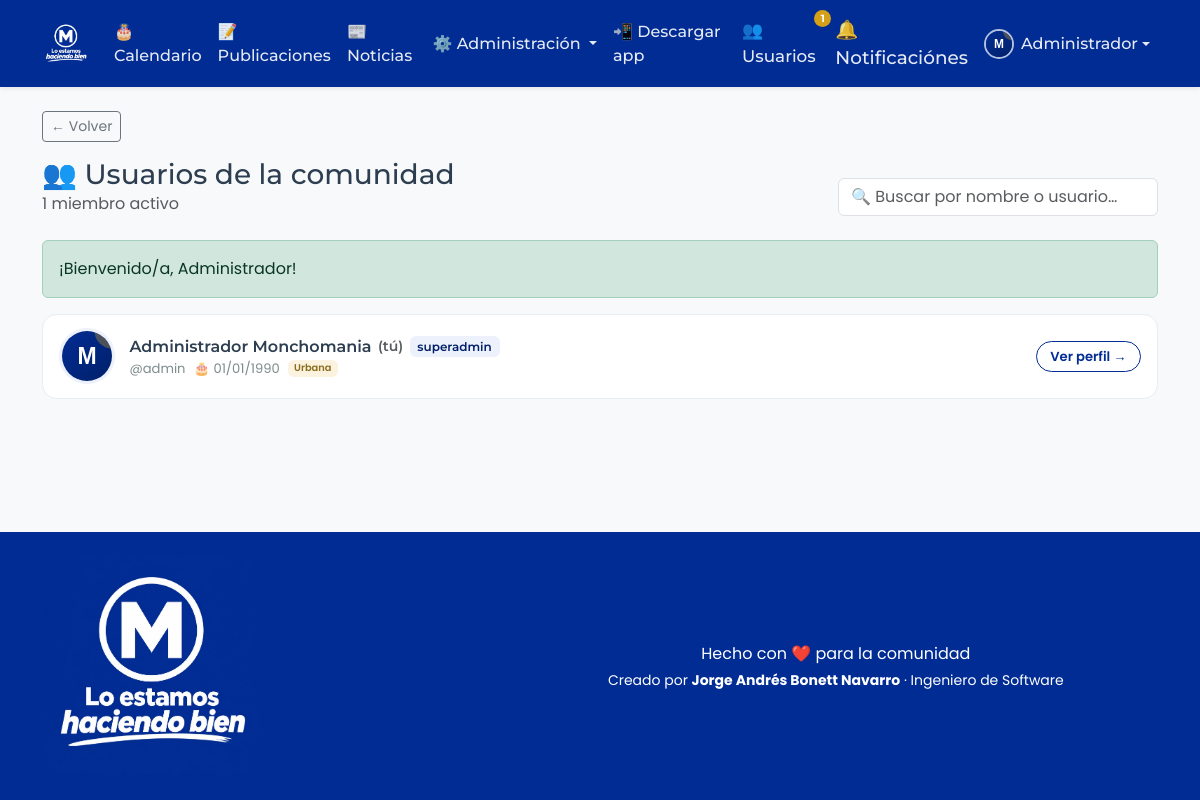
The app's page /modules/users/index.php (signed in) with its own data.
### tables this page shows
CREATE TABLE `usuarios` (
  `id`               INT UNSIGNED NOT NULL AUTO_INCREMENT,
  `id_rol`           INT UNSIGNED NOT NULL DEFAULT 2,
  `usuario`          VARCHAR(50)  NOT NULL COMMENT 'Nombre de usuario para iniciar sesión',
  `nombre`           VARCHAR(80)  NOT NULL,
  `apellidos`        VARCHAR(120) NOT NULL,
  `fecha_nacimiento` DATE         NOT NULL,
  `direccion`        VARCHAR(255) DEFAULT NULL,
  `barrio`           VARCHAR(120) DEFAULT NULL,
  `zona`             ENUM('Urbana','Vereda') NOT NULL DEFAULT 'Urbana',
  `foto`             VARCHAR(255) DEFAULT NULL COMMENT 'Ruta relativa de la imagen de perfil',
  `email`            VARCHAR(160) DEFAULT NULL,
  `password`         VARCHAR(255) NOT NULL COMMENT 'Hash generado con password_hash()',
  `estado`           TINYINT(1)   NOT NULL DEFAULT 1 COMMENT '1=Activo, 2=Inactivo',
  `creado_en`        TIMESTAMP    NOT NULL DEFAULT CURRENT_TIMESTAMP,
  PRIMARY KEY (`id`),
  UNIQUE KEY `uq_usuarios_usuario` (`usuario`),
  UNIQUE KEY `uq_usuarios_email` (`email`),
  KEY `idx_usuarios_rol` (`id_rol`),
  KEY `idx_usuarios_nacimiento` (`fecha_nacimiento`),
  CONSTRAINT `fk_usuarios_rol` FOREIGN KEY (`id_rol`)
    REFERENCES `roles` (`id`) ON UPDATE CASCADE ON DELETE RESTRICT
);

CREATE TABLE `roles` (
  `id`         INT UNSIGNED NOT NULL AUTO_INCREMENT,
  `nombre_rol` VARCHAR(50)  NOT NULL COMMENT 'superadmin | usuario',
  `creado_en`  TIMESTAMP    NOT NULL DEFAULT CURRENT_TIMESTAMP,
  PRIMARY KEY (`id`),
  UNIQUE KEY `uq_roles_nombre` (`nombre_rol`)
);

### config/database.php (called while the page is built, shortened)
<?php
class Database
{
    private static $instance = null;
    public static function connection(): PDO
    {
        if (self::$instance === null) {
            $host = $_ENV['DB_HOST'] ?? 'localhost';
            $port = $_ENV['DB_PORT'] ?? '3306';
            $name = $_ENV['DB_NAME'] ?? 'monchomania';
            $user = $_ENV['DB_USER'] ?? 'root';
            $pass = $_ENV['DB_PASS'] ?? '';
            $dsn = sprintf(
                'mysql:host=%s;port=%s;dbname=%s;charset=utf8mb4',
                $host,
                $port,
                $name
            );
            $options = [
                PDO::ATTR_ERRMODE            => PDO::ERRMODE_EXCEPTION,
                PDO::ATTR_DEFAULT_FETCH_MODE => PDO::FETCH_ASSOC,
                PDO::ATTR_EMULATE_PREPARES   => false,
                PDO::ATTR_STRINGIFY_FETCHES  => false,
                PDO::MYSQL_ATTR_INIT_COMMAND => 'SET NAMES utf8mb4 COLLATE utf8mb4_unicode_ci',
            ];
            try {
                self::$instance = new PDO($dsn, $user, $pass, $options);
                self::$instance->exec("SET time_zone = '+00:00'");
            } catch (PDOException $e) {
                http_response_code(500);
                if (($_ENV['APP_DEBUG'] ?? 'false') === 'true') {
                    die('Error de conexión a la base de datos: ' . $e->getMessage());
                }
                die('Error de conexión a la base de datos.');
            }
        }
        return self::$instance;
    }
}

### modules/users/index.php (the view, shortened to what this page needs)
<?php
require_once __DIR__ . '/../../includes/auth_middleware.php';
$stmt = Database::connection()->query(
    'SELECT u.id, u.usuario, u.nombre, u.apellidos, u.foto, u.zona, u.fecha_nacimiento,
            r.nombre_rol
       FROM usuarios u
       JOIN roles r ON r.id = u.id_rol
      WHERE u.estado = 1
      ORDER BY u.nombre, u.apellidos'
);
$usuarios = $stmt->fetchAll();
$total    = count($usuarios);
$userId   = (int) $user['id'];
require_once __DIR__ . '/../../includes/header.php';
require_once __DIR__ . '/../../includes/navbar.php';
?>
<div class="container py-4">
    <?= back_button('modules/calendar/index.php') ?>
    <div class="d-flex justify-content-between align-items-end gap-3 flex-wrap mb-4">
        <div>
            <h1 class="h3 mb-0">👥 Usuarios de la comunidad</h1>
            <p class="text-muted mb-0">
                <?= $total ?> <?= $total === 1 ? 'miembro activo' : 'miembros activos' ?>
            </p>
        </div>
        <div class="mm-users-search">
            <input type="search" id="usersSearch" class="form-control js-users-search"
                   placeholder="🔍 Buscar por nombre o usuario…" autocomplete="off">
        </div>
    </div>
    <?php if (flash_has('success')): ?>
        <div class="alert alert-success" data-auto-dismiss><?= e(flash('success')) ?></div>
    <?php endif; ?>
    <div class="mm-user-list" id="usersList">
        <?php foreach ($usuarios as $u): ?>
            <?php
            $esUno       = (int) $u['id'] === $userId;
            $esModerador = $u['nombre_rol'] !== 'usuario';
            $buscar      = mb_strtolower($u['nombre'] . ' ' . $u['apellidos'] . ' ' . $u['usuario'], 'UTF-8');
            ?>
            <a class="mm-user-row js-user-row"
               href="<?= base_url('modules/profile/view.php?id=' . (int) $u['id']) ?>"
               data-buscar="<?= e($buscar) ?>">
                <img class="mm-user-row-avatar js-profile-photo" alt=""
                     src="<?= e($u['foto'] ? uploads_url('profiles/' . $u['foto']) : asset('img/avatar-default.svg')) ?>">
                <div class="mm-user-row-info">
                    <div class="mm-user-row-name">
                        <?= e($u['nombre'] . ' ' . $u['apellidos']) ?>
                        <?php if ($esUno): ?><span class="text-muted small">(tú)</span><?php endif; ?>
                        <?php if ($esModerador): ?>
                            <span class="badge mm-badge-role"><?= e($u['nombre_rol']) ?></span>
                        <?php endif; ?>
                    </div>
                    <div class="mm-user-row-meta">
                        <span class="mm-user-username">@<?= e($u['usuario']) ?></span>
                        <span>🎂 <?= e(date('d/m/Y', strtotime($u['fecha_nacimiento']))) ?></span>
                        <span class="badge mm-zone"><?= e($u['zona']) ?></span>
                    </div>
                </div>
                <span class="mm-user-row-action">Ver perfil &rarr;</span>
            </a>
        <?php endforeach; ?>
    </div>
</div>
<?php require_once __DIR__ . '/../../includes/footer.php'; ?>

### includes/navbar.php (shortened to what this page needs)
<?php
$currentUser = $currentUser ?? (is_logged_in() ? current_user() : null);
$totalUsuariosActivos = 0;
if ($currentUser) {
    $totalUsuariosActivos = total_users_count();
}
?>
<nav class="navbar navbar-expand-lg navbar-dark mm-navbar sticky-top shadow-sm">
    <div class="container">
        <a class="navbar-brand mm-brand" href="<?= base_url('index.php') ?>">
            <img src="<?= asset('img/logo.png') ?>" alt="monchomania" class="mm-logo">
        </a>
        <div class="collapse navbar-collapse" id="mainNav">
            <ul class="navbar-nav ms-auto align-items-lg-center">
                <?php if ($currentUser): ?>
                    <?php if (module_is_visible('calendario')): ?>
                        <li class="nav-item">
                            <a class="nav-link" href="<?= base_url('modules/calendar/index.php') ?>">
                                🎂 Calendario
                            </a>
                        </li>
                    <?php endif; ?>
                    <?php if (module_is_visible('publicaciones')): ?>
                        <li class="nav-item">
                            <a class="nav-link" href="<?= base_url('modules/posts/index.php') ?>">
                                📝 Publicaciones
                            </a>
                        </li>
                    <?php endif; ?>
                    <?php if (module_is_visible('noticias')): ?>
                        <li class="nav-item">
                            <a class="nav-link" href="<?= base_url('modules/news/index.php') ?>">
                                📰 Noticias
                            </a>
                        </li>
                    <?php endif; ?>
                    <?php if (is_admin()): ?>
                        <li class="nav-item dropdown">
                            <a class="nav-link dropdown-toggle" href="#" role="button"
                               data-bs-toggle="dropdown" aria-expanded="false">
                                ⚙️ Administración
                            </a>
                        </li>
                    <?php endif; ?>
                    <li class="nav-item">
                        <a class="nav-link js-install-app" href="#" role="button" title="Descargar como app">
                            📲 Descargar app
                        </a>
                    </li>
                    <li class="nav-item">
                        <a class="nav-link position-relative mm-users"
                           href="<?= base_url('modules/users/index.php') ?>"
                           title="Usuarios de la comunidad">
                            👥 Usuarios
                            <span class="badge rounded-pill mm-users-badge"><?= $totalUsuariosActivos ?></span>
                        </a>
                    </li>
                    <li class="nav-item dropdown">
                        <a class="nav-link position-relative mm-bell" href="#" role="button"
                           data-bs-toggle="dropdown" data-bs-auto-close="outside" aria-expanded="false"
                           aria-label="Notificaciones"
                           data-read-url="<?= base_url('modules/notifications/read.php') ?>"
                           data-delete-url="<?= base_url('modules/notifications/delete.php') ?>">
                            🔔Notificaciónes
                        </a>
                    </li>
                    <li class="nav-item dropdown">
                        <a class="nav-link dropdown-toggle d-flex align-items-center" href="#" role="button"
                           data-bs-toggle="dropdown" aria-expanded="false">
                            <img src="<?= e($currentUser['foto'] ? uploads_url('profiles/' . $currentUser['foto']) : asset('img/avatar-default.svg')) ?>"
                                 class="nav-avatar js-profile-photo" alt="Foto de perfil">
                            <span><?= e($currentUser['nombre']) ?></span>
                        </a>
                    </li>
                <?php endif; ?>
            </ul>
        </div>
    </div>
</nav>

### assets/css/style.css (style rules this page uses)
:root { --mm-primary: #012C94; --mm-primary-dark: #012069; --mm-primary-darker: #001442; --mm-primary-soft: #EDF1FC; --mm-accent: #D4A017; --mm-accent-soft: #FBF3E0; --mm-dark: #2C3E50; --mm-muted: #7F8C8D; --mm-light: #F8F9FA; --mm-border: #E9ECEF; --mm-radius: 1rem; --mm-shadow: 0 8px 24px rgba(44, 62, 80, 0.08); --mm-shadow-hover: 0 14px 34px rgba(44, 62, 80, 0.15); --font-heading: 'Montserrat', sans-serif; --font-body: 'Poppins', sans-serif; }
body { font-family: var(--font-body); background: var(--mm-light); color: var(--mm-dark); min-height: 100vh; display: flex; flex-direction: column; }
h1, h2, h3, h4, h5, h6 { font-family: var(--font-heading); }
a { color: var(--mm-primary); }
.mm-brand { display: inline-flex; align-items: center; padding: 0; }
.mm-logo { display: block; height: 48px; width: auto; border-radius: 12px; }
.mm-navbar { background: var(--mm-primary); box-shadow: 0 4px 14px rgba(1, 32, 105, 0.25); }
.mm-navbar .nav-link { font-family: var(--font-heading); font-weight: 500; color: rgba(255, 255, 255, 0.9) !important; }
.nav-avatar { width: 30px; height: 30px; border-radius: 50%; object-fit: cover; margin-right: 7px; border: 2px solid rgba(255, 255, 255, 0.7); }
.js-profile-photo { cursor: zoom-in; }
.mm-bell { font-size: 1.15rem; }
.mm-users { font-size: 1.05rem; }
.mm-users-badge { position: absolute; top: 0; right: -4px; background: var(--mm-accent); color: #fff; font-size: 0.65rem; padding: 0.2rem 0.4rem; }
.mm-users-search { max-width: 320px; width: 100%; }
.mm-user-list { display: flex; flex-direction: column; gap: 0.75rem; }
.mm-user-row { display: flex; align-items: center; gap: 0.9rem; padding: 0.85rem 1rem; background: #fff; border: 1px solid var(--mm-border); border-radius: 0.9rem; color: inherit; text-decoration: none; transition: transform 0.15s ease, box-shadow 0.15s ease; }
.mm-user-row-avatar { width: 56px; height: 56px; border-radius: 50%; object-fit: cover; flex-shrink: 0; border: 3px solid var(--mm-primary-soft); }
.mm-user-row-info { flex: 1; min-width: 0; }
.mm-user-row-name { display: flex; align-items: center; gap: 0.4rem; flex-wrap: wrap; font-family: var(--font-heading); font-weight: 600; color: var(--mm-dark); }
.mm-user-row-meta { display: flex; align-items: center; gap: 0.5rem; flex-wrap: wrap; font-size: 0.82rem; color: var(--mm-muted); }
.mm-user-row-action { flex-shrink: 0; font-size: 0.82rem; font-weight: 600; color: var(--mm-primary); border: 1px solid var(--mm-primary); border-radius: 50rem; padding: 0.3rem 0.85rem; white-space: nowrap; transition: background 0.15s ease, color 0.15s ease; }
.mm-badge-role { background: var(--mm-primary-soft); color: var(--mm-primary-dark); font-weight: 600; }
.mm-zone { background: var(--mm-accent-soft); color: #8A6D1B; font-weight: 600; }

### records on screen
usuarios: nombre "Administrador", nombre+apellidos "Administrador Monchomania", shows "(tú)", id_rol.nombre_rol "superadmin", usuario "admin", fecha_nacimiento "01/01/1990", zona "Urbana"

### other values on screen
$totalUsuariosActivos "1"
$total "1"
flash('success') "¡Bienvenido/a, Administrador!"
